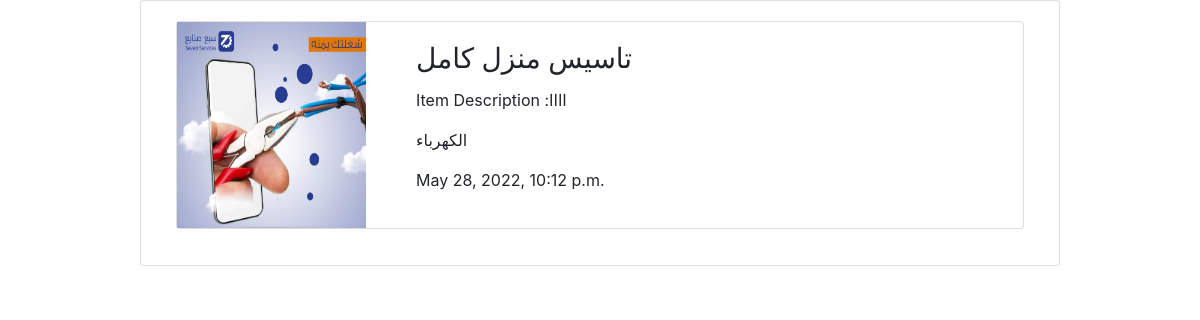
The app's page /serviceApp/ShowService/6 with its own data.
### serviceApp/models.py (models this page shows, shortened)
class Service (models.Model):
    serv_name = models.CharField(max_length=250)
    serv_details=models.TextField()
    serv_Img = models.ImageField(upload_to='Service_images/', blank=True)
    date = models.DateTimeField(auto_now=True,null=True)
    serv_cat=models.ForeignKey(Category,on_delete=models.CASCADE, related_name='y')
    class Meta:
        verbose_name = 'Service'
        verbose_name_plural = 'Services'

class Category (models.Model):
    cat_name= models.CharField(max_length=250)
    cat_image=models.ImageField(upload_to='Category_images/', blank=True)
    cat_details=models.TextField(null=True)
    def __str__(self):
        return f'{self.cat_name}'
    class Meta:
        verbose_name = 'Category'
        verbose_name_plural = 'Categories'

### serviceApp/views.py (the view)
# urls.py: path('ShowService/<id>', views.show_service, name='show-service')
def show_service(request,id):
    ser_obj=Service.objects.all().filter(id=id)
    return render(request, 'serviceApp/show_service.html', {'ser_obj': ser_obj})

### serviceApp/templates/serviceApp/show_service.html (shortened to what this page needs)
{% extends "serviceApp/layout.html" %}
{% block body %}
<div class="page-body">
    <div class="container-xl">
<div class="row row-cards" >
    <div class="col-1">
    </div>
    <div class="col-10">
     <div class="card">
 <div class="card-body" >
         <div class="table-responsive" >
                      <table class="table table-vcenter card-table text-center" >
        {%for item in ser_obj%}
<div class="col-12">
                <div class="card bg-form" >
                  <div class="row">
                    <div class="col-3">
                        <a href="#"> <img src="{{item.serv_Img.url}}" class="w-100 h-100 object-cover" alt="Card side image"></a>
                    </div>
                    <div  class="col ">
                      <div class="card-body">
                        <h3 class="card-title">{{item.serv_name}}</h3>
    <p>Item Description :{{item.serv_details}}</p>
     <p>{{item.serv_cat}}</p>
     <p>{{item.date}}</p>
                      </div>
                    </div>
                  </div>
                </div>
              </div>
{% endfor %}
</table>
                </div>
              </div>
</div>
    </div>
    <div class="col-1"></div>
</div>
</div>
</div>
{% endblock %}

### records on screen
Service: serv_Img (picture), serv_name "تاسيس منزل كامل", serv_details "اااا", serv_cat "الكهرباء", date "May 28, 2022, 10:12 p.m."
